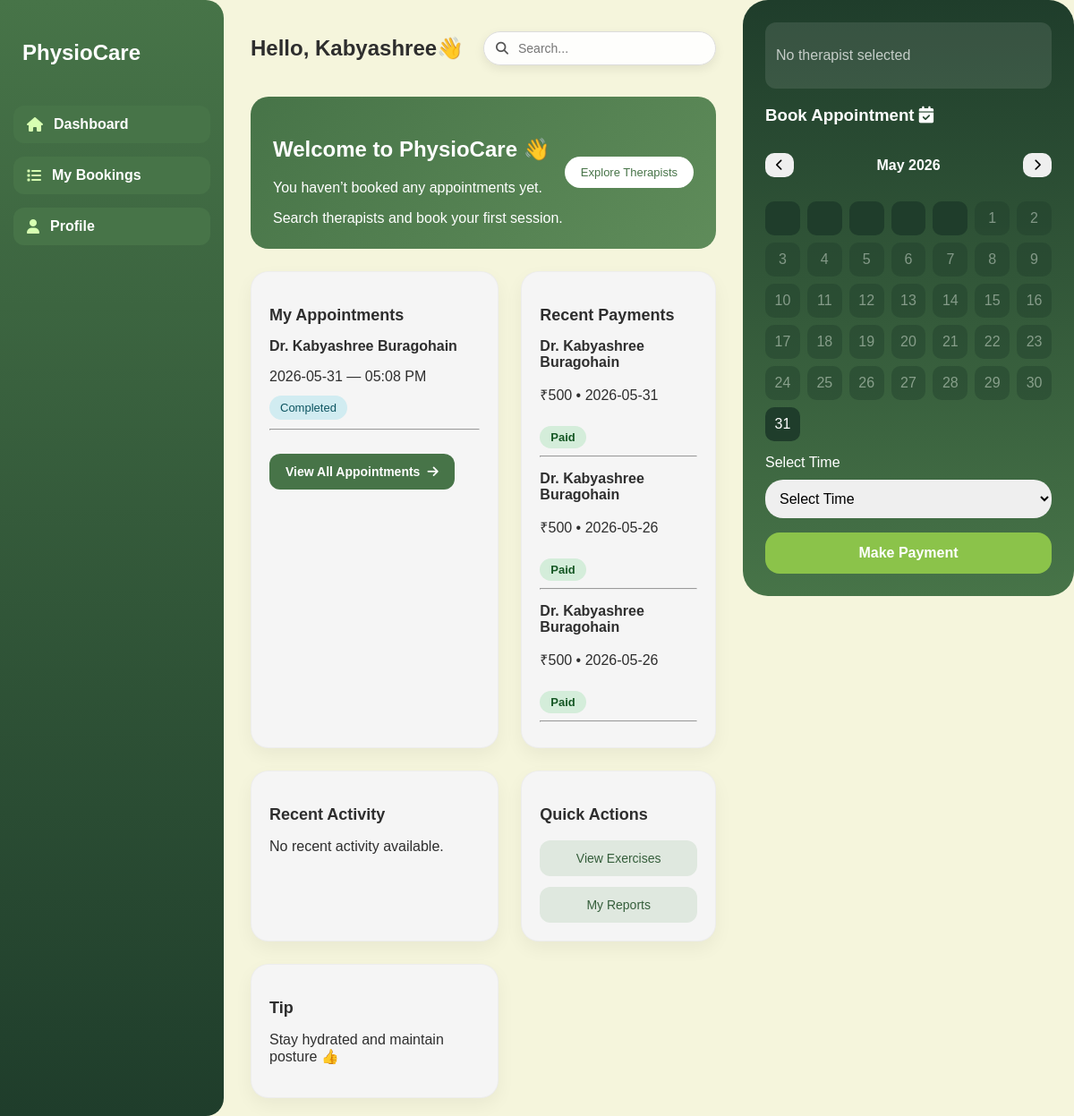
Page /dashboard.php (signed in) on the committed database.
### tables this page shows
CREATE TABLE `booking` (
  `booking_id` int(8) NOT NULL,
  `therapist_id` int(8) DEFAULT NULL,
  `patient_id` int(8) DEFAULT NULL,
  `date` date DEFAULT NULL,
  `time` time DEFAULT NULL,
  `addr` varchar(100) DEFAULT NULL,
  `status` varchar(15) DEFAULT NULL,
  `notes` text DEFAULT NULL,
  `payment_status` varchar(50) DEFAULT 'Pending'
);

CREATE TABLE `therapists` (
  `therapist_id` int(8) NOT NULL,
  `specialization` varchar(100) DEFAULT NULL,
  `experience` int(3) DEFAULT NULL,
  `t_name` varchar(50) NOT NULL,
  `t_email` varchar(50) DEFAULT NULL,
  `t_phn` varchar(15) DEFAULT NULL,
  `status` varchar(15) DEFAULT NULL,
  `availability` varchar(10) DEFAULT NULL,
  `certificate` longblob DEFAULT NULL,
  `passwd` varchar(255) DEFAULT NULL,
  `about` text DEFAULT NULL,
  `fee` int(5) DEFAULT NULL,
  `image` longblob DEFAULT NULL
);

### dashboard.php (the view, shortened to what this page needs)
<?php
include "php/db.php";
$patientId = $_SESSION['patient_id'];
$appointmentsQuery = "
SELECT
    booking.booking_id,
    booking.date,
    booking.time,
    booking.status,
    therapists.t_name
FROM booking
INNER JOIN therapists
ON booking.therapist_id = therapists.therapist_id
WHERE booking.patient_id = '$patientId'
AND booking.date >= CURDATE()
ORDER BY booking.date ASC,
booking.time ASC
LIMIT 3
";
$appointmentsResult =
$conn->query($appointmentsQuery);
$paymentsQuery = "
SELECT
    booking.date,
    booking.time,
    therapists.t_name
FROM booking
INNER JOIN therapists
ON booking.therapist_id =
therapists.therapist_id
WHERE booking.patient_id =
'$patientId'
AND booking.status = 'Completed'
ORDER BY booking.date DESC,
booking.time DESC
LIMIT 3
";
$paymentsResult =
$conn->query($paymentsQuery);
?>
<!DOCTYPE html>
<html lang="en">
<head>
    <link rel="stylesheet" href="css/style.css">
    <link rel="stylesheet" href="https://cdnjs.cloudflare.com/ajax/libs/font-awesome/6.5.0/css/all.min.css">
</head>
<body>
<div class="dashboard">
<aside class="sidebar">
    <h2>PhysioCare</h2>
    <ul>
        <li class="active"
onclick="window.location.href='dashboard.php'"><i class="fa-solid fa-house"></i> Dashboard</li>
        <li class="active"
onclick="window.location.href='my-bookings.php'"><i class="fa-solid fa-list"></i> My Bookings</li>
        <li class="active"
onclick="window.location.href='my-profile.php'"><i class="fa-solid fa-user"></i> Profile</li>
    </ul>
</aside>
<main class="dashboard-main">
    <div class="top-bar">
    <h2>
Hello,
<?php echo explode(" ", $_SESSION['patient_name'])[0]; ?>
👋
</h2>
    <div class="search-box">
    <input type="text" placeholder="Search..." id="searchInput">
</div>
</div>
    <div class="dashboard-cards" id="dashboardCards">
        <div class="highlight-card empty-state">
    <div>
        <h2>Welcome to PhysioCare 👋</h2>
        <p>
            You haven’t booked any appointments yet.
        </p>
        <span>
            Search therapists and book your first session.
        </span>
    </div>
    <button class="primary-btn"
    onclick="window.location.href='therapists.html'">
        Explore Therapists
    </button>
</div>
<div class="dashboard-card">
    <h3>My Appointments</h3>
    <?php
    if($appointmentsResult->num_rows > 0){
        while($appointment =
        $appointmentsResult->fetch_assoc()){
    ?>
        <div style="margin-top:15px;">
            <b>
                Dr.
                <?php
                echo $appointment['t_name'];
                ?>
            </b>
            <p>
                <?php
                echo $appointment['date'];
                ?>
                —
                <?php
                echo date(
                    "h:i A",
                    strtotime($appointment['time'])
                );
                ?>
            </p>
            <?php
$status = $appointment['status'];
$bg = "#eee";
$color = "#333";
if($status == "Pending"){
    $bg = "#fff3cd";
    $color = "#856404";
}
else if($status == "Accepted"){
    $bg = "#d4edda";
    $color = "#155724";
}
else if($status == "Rejected"){
    $bg = "#f8d7da";
    $color = "#721c24";
}
else if($status == "Cancelled"){
    $bg = "#e2e3e5";
    $color = "#383d41";
}
else if($status == "Completed"){
    $bg = "#d1ecf1";
    $color = "#0c5460";
}
?>
<span
style="
padding:6px 12px;
border-radius:20px;
background:<?php echo $bg; ?>;
color:<?php echo $color; ?>;
font-size:13px;
">
                <?php
                echo $appointment['status'];
                ?>
            </span>
        </div>
        <hr style="margin-top:15px;">
    <?php
        }
        echo '
<a href="#"
class="view-all-btn">
View All Appointments
<i class="fa-solid fa-arrow-right"></i>
</a>
';
    } else {
        echo "
        <p>
            No appointments booked yet
        </p>
        ";
    }
    ?>
</div>
        <div class="dashboard-card">
<h3>
Recent Payments
</h3>
<?php
if($paymentsResult->num_rows > 0){
while(
$payment =
$paymentsResult->fetch_assoc()
){
?>
<div class="payment-item">
<b>
Dr.
<?php
echo $payment['t_name'];
?>
</b>
<p>
₹500 •
<?php
echo $payment['date'];
?>
</p>
<span class="paid-badge">
Paid
</span>
</div>
<hr>
<?php
}
}
else{
echo "
<p>
No completed payments yet.
</p>
";
}
?>
</div>
        <div class="dashboard-card">
    <h3>Recent Activity</h3>
    <p>
        No recent activity available.
    </p>
</div>
    <div class="dashboard-card quick-card">
    <h3>Quick Actions</h3>
    <div class="quick-actions">
        <button class="action-btn">View Exercises</button>
        <button class="action-btn">My Reports</button>
    </div>
</div>
<div class="dashboard-card">
    <h3>Tip</h3>
    <p>Stay hydrated and maintain posture 👍</p>
</div>
    </div>
</main>
<aside class="right-panel">
    <div class="selected-therapist" id="selectedTherapist">
    <p style="opacity:0.7;">No therapist selected</p>
</div>
    <h3>Book Appointment <i class="fa-solid fa-calendar-check"></i></h3>
<div class="calendar-header">
    <button id="prevMonth"><i class="fa-solid fa-chevron-left"></i></button>
    <h4 id="monthYear"></h4>
    <button id="nextMonth"><i class="fa-solid fa-chevron-right"></i></button>
</div>
<div class="calendar" id="calendar"></div>
<label style="margin-top:15px; display:block;">Select Time</label>
<select id="timePicker" class="time-input">
    <option value="">
        Select Time
    </option>
</select>
<button class="payment-btn">
Make Payment
</button>
</aside>
</div>
</body>
</html>

### css/style.css (style rules this page uses)
body { margin: 0; font-family: Arial; background-color: #F5F5DC; color: #2E2E2E; }
html { scroll-behavior: smooth; }
.dashboard { display: flex; grid-template-columns: 220px 1fr 300px; min-height: 100vh; gap: 10px; }
.sidebar { background: linear-gradient(180deg, #477448, #1f3d2b); color: white; padding: 25px 15px; display: flex; flex-direction: column; border-top-right-radius: 20px; border-bottom-right-radius: 20px; width: 220px; }
.sidebar h2 { font-size: 24px; font-weight: bold; padding-left: 10px; }
.sidebar ul { list-style: none; padding: 0; margin: 0; }
.sidebar li { display: flex; align-items: center; gap: 12px; padding: 12px 15px; margin: 8px 0; border-radius: 12px; cursor: pointer; transition: 0.3s; }
.sidebar li i { font-size: 16px; }
.sidebar li.active { background: #477448; font-weight: 600; }
.sidebar li.active i { color: #d7ffb2; }
.sidebar h2 { margin-bottom: 30px; }
.sidebar ul { list-style: none; padding: 0; }
.sidebar li { margin: 15px 0; cursor: pointer; }
.dashboard-main { flex: 1; padding: 20px; min-width: 0; }
.top-bar { display: flex; align-items: center; justify-content: space-between; margin-bottom: 20px; }
.highlight-card { grid-column: span 2; background: linear-gradient(135deg, #477448, #5f8c5a); color: white; padding: 25px; border-radius: 20px; display: flex; justify-content: space-between; align-items: center; }
.primary-btn { padding: 10px 18px; border-radius: 25px; border: none; background: white; color: #477448; font-weight: 500; cursor: pointer; transition: 0.3s; }
.dashboard-cards { display: grid; gap: 25px; margin-top: 20px; grid-template-columns: 1fr, 1fr; }
.dashboard-card { background: #f5f5f5; padding: 20px; border-radius: 20px; flex: 1; box-shadow: 0 8px 20px rgba(0,0,0,0.05); transition: 0.3s; border: 1px solid rgba(0,0,0,0.03); }
.dashboard-card h3 { font-size: 18px; margin-bottom: 10px; }
.quick-card { display: flex; flex-direction: column; justify-content: flex-start; }
.quick-card h3 { margin-bottom: 8px; }
.quick-actions { display: flex; flex-direction: column; gap: 12px; margin-top: 10px; }
.action-btn { width: 100%; margin: 0 auto; padding: 12px; border-radius: 12px; background: #dfe8df; color: #355e3b; border: none; font-size: 14px; cursor: pointer; transition: 0.3s; }
.right-panel { background: linear-gradient(180deg,#1f3d2b,#477448); color: white; padding: 25px; border-radius: 28px; width: 320px; height: fit-content; align-self: flex-start; }
.right-panel h3 { margin-bottom: 15px; }
.calendar-header { display: flex; justify-content: space-between; align-items: center; margin-bottom: 10px; }
.calendar { display: grid; grid-template-columns: repeat(7, 1fr); gap: 8px; }
.time-input { width: 100%; padding: 12px; border-radius: 20px; border: none; outline: none; margin-top: 10px; font-size: 16px; }
.top-bar { display: flex; align-items: center; justify-content: space-between; gap: 20px; }
.search-box { position: relative; width: 260px; flex-shrink: 0; display: flex; align-items: center; }
.search-box input { width: 100%; box-sizing: border-box; padding: 10px 16px 10px 38px; border-radius: 25px; background: rgba(255,255,255,0.9); backdrop-filter: blur(6px); border: 1px solid #dcdcdc; font-size: 14px; outline: none; box-shadow: 0 4px 12px rgba(0,0,0,0.08); transition: 0.3s ease; }
.selected-therapist { background: rgba(255,255,255,0.1); padding: 12px; border-radius: 12px; margin-bottom: 15px; }
button { padding: 6px 12px; border-radius: 10px; border: none; cursor: pointer; font-size: 13px; }
.view-all-btn { display:inline-flex; align-items:center; gap:8px; margin-top:18px; padding:12px 18px; background:#477448; color:white; border-radius:12px; text-decoration:none; font-size:14px; font-weight:600; transition:0.3s ease; }
.payment-item { margin-top:15px; }
.paid-badge { display:inline-block; margin-top:8px; padding:5px 12px; background:#d4edda; color:#155724; border-radius:20px; font-size:13px; font-weight:600; }
.payment-btn { width:100%; padding:14px; border:none; border-radius:16px; background:#8bc34a; color:white; font-size:16px; font-weight:700; cursor:pointer; margin-top:16px; transition:0.3s ease; }

### rows in the picture
booking: therapist.t_name "Kabyashree Buragohain", date "2026-05-31", time "05:08 PM", status "Completed"
booking: therapist.t_name "Kabyashree Buragohain", date "2026-05-26"
booking: therapist.t_name "Kabyashree Buragohain", date "2026-05-26"

### other values in the picture
explode(" ", $_SESSION['patient_name'])[0] "Kabyashree"
